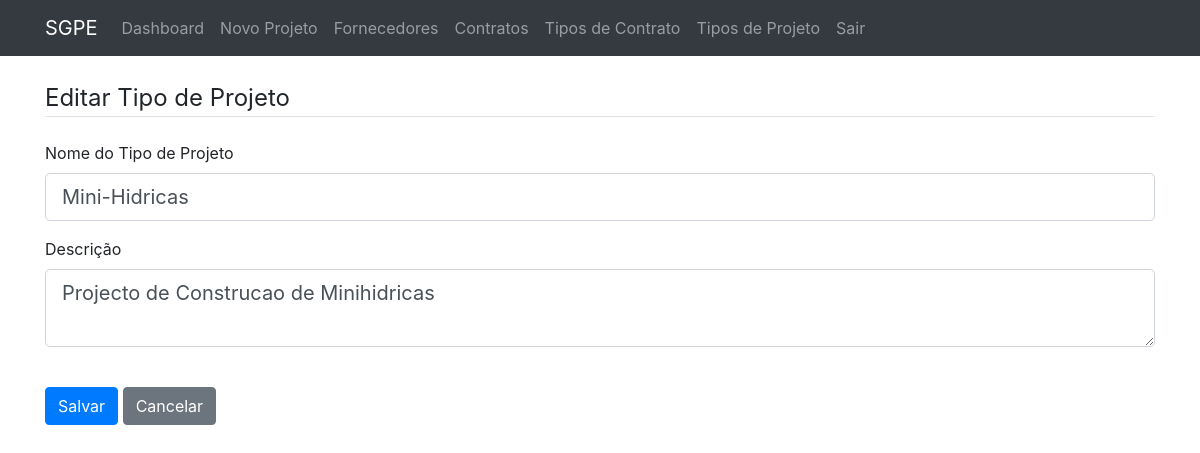
The app's page /project_types/3/edit (signed in) with its own data.
### sgpe/models.py (models this page shows, shortened)
class ProjectType(db.Model):
    id = db.Column(db.Integer, primary_key=True)
    name = db.Column(db.String(100), unique=True, nullable=False)
    description = db.Column(db.Text, nullable=True)
    projects = db.relationship('Project', backref='project_type', lazy=True)

### sgpe/main/routes.py (the view)
@main.route("/project_types/<int:project_type_id>/edit", methods=['GET', 'POST'])
@login_required
def edit_project_type(project_type_id):
    project_type = ProjectType.query.get_or_404(project_type_id)
    if not current_user.is_admin:
        abort(403)
    form = ProjectTypeForm()
    if form.validate_on_submit():
        project_type.name = form.name.data
        project_type.description = form.description.data
        db.session.commit()
        flash('Tipo de Projeto atualizado com sucesso!', 'success')
        return redirect(url_for('main.project_types'))
    elif request.method == 'GET':
        form.name.data = project_type.name
        form.description.data = project_type.description
    return render_template('add_project_type.html', title='Editar Tipo de Projeto', form=form, legend='Editar Tipo de Projeto')

### sgpe/forms.py (shortened to what this page needs)
class ProjectTypeForm(FlaskForm):
    name = StringField('Nome do Tipo de Projeto', validators=[DataRequired(), Length(max=100)])
    description = TextAreaField('Descrição', validators=[Optional()])
    submit = SubmitField('Salvar')
    def __init__(self, *args, **kwargs):
        super(ProjectTypeForm, self).__init__(*args, **kwargs)
        self.obj_instance = kwargs.get('obj')

### sgpe/__init__.py (called while the page is built)
def create_app(config_name):
    app = Flask(__name__, template_folder='../templates', static_folder='../static')
    app.config.from_object(config[config_name])
    config[config_name].init_app(app)
    db.init_app(app)
    bcrypt.init_app(app)
    login_manager.init_app(app)
    from sgpe.models import User
    @login_manager.user_loader
    def load_user(user_id):
        return User.query.get(int(user_id))
    from sgpe.main.routes import main
    app.register_blueprint(main)
    return app

### templates/add_project_type.html (shortened to what this page needs)
{% extends "layout.html" %}
{% block content %}
    <div class="content-section">
        <form method="POST" action="">
            <fieldset class="form-group">
                <legend class="border-bottom mb-4">{{ legend }}</legend>
                <div class="form-group mb-3">
                    {{ form.name.label(class="form-control-label") }}
                    {% if form.name.errors %}
                        {{ form.name(class="form-control form-control-lg is-invalid") }}
                        <div class="invalid-feedback">
                            {% for error in form.name.errors %}
                                <span>{{ error }}</span>
                            {% endfor %}
                        </div>
                    {% else %}
                        {{ form.name(class="form-control form-control-lg") }}
                    {% endif %}
                </div>
                <div class="form-group mb-3">
                    {{ form.description.label(class="form-control-label") }}
                    {% if form.description.errors %}
                        {{ form.description(class="form-control form-control-lg is-invalid") }}
                        <div class="invalid-feedback">
                            {% for error in form.description.errors %}
                                <span>{{ error }}</span>
                            {% endfor %}
                        </div>
                    {% else %}
                        {{ form.description(class="form-control form-control-lg") }}
                    {% endif %}
                </div>
            </fieldset>
            <div class="form-group mt-4">
                {{ form.submit(class="btn btn-primary") }}
                <a href="{{ url_for('main.project_types') }}" class="btn btn-secondary">Cancelar</a>
            </div>
        </form>
    </div>
{% endblock content %}

### templates/layout.html (style rules this page uses)
body { padding-top: 56px; }

### records on screen
ProjectType: name "Mini-Hidricas", description "Projecto de Construcao de Minihidricas"

### other values on screen
{{ legend }} "Editar Tipo de Projeto"
